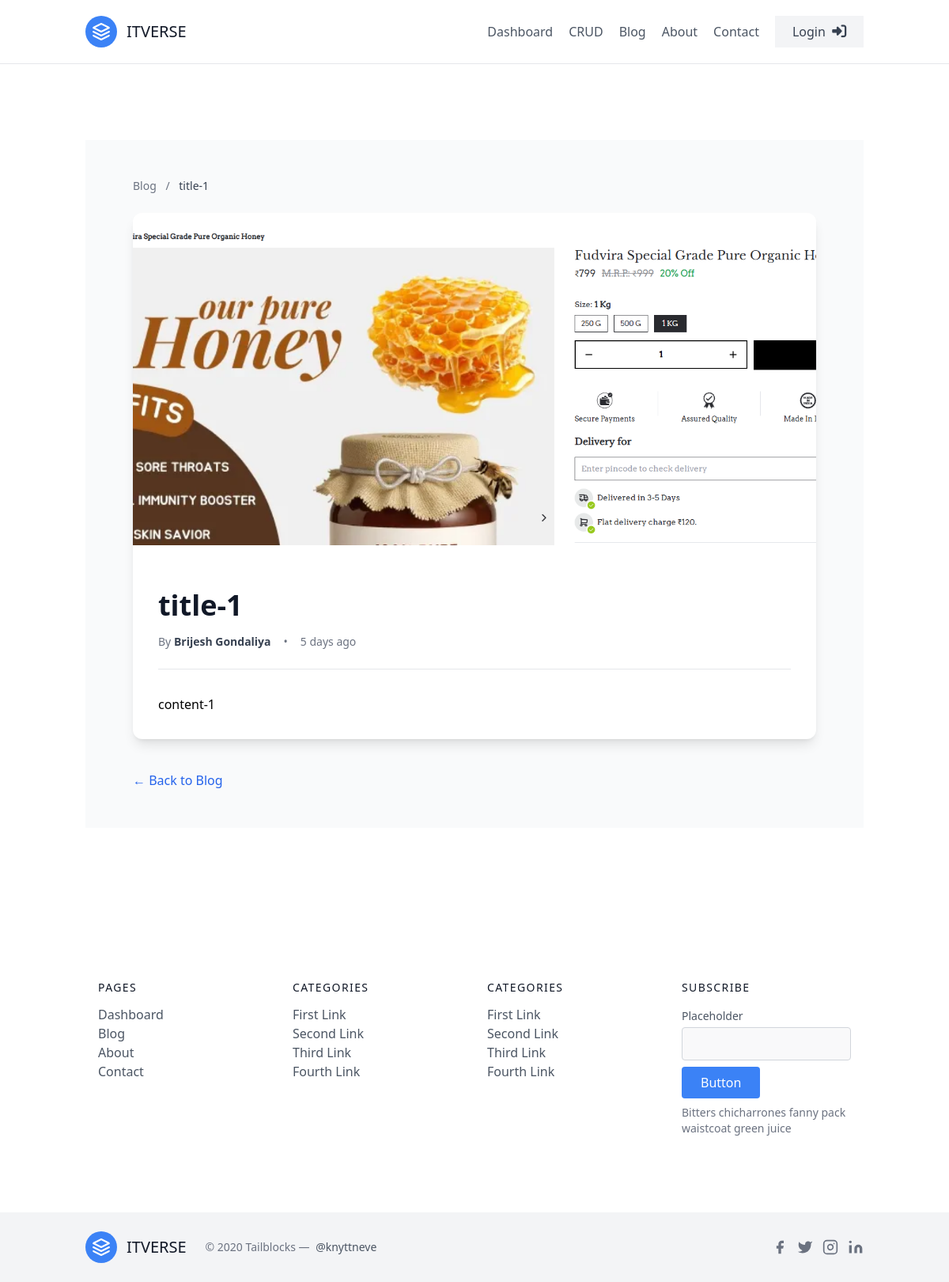
The app's page /blog-detail/be4795df-bae1-40ff-b3c2-acdba3b94267 with its own data.
### apps/dashboard/models.py (models this page shows)
class Blog(BaseClass):
    author =  models.ForeignKey(User, related_name="blogs", on_delete=models.CASCADE)
    image = models.ImageField(upload_to=blog_image_upload_path, null=True, blank=True)
    title = models.CharField(max_length=255)
    content = models.TextField()
    class Meta:
        ordering = ["-id"]   # latest first
    def __str__(self):
        return self.title

### apps/users/models.py (models this page shows, shortened)
class User(BaseClass):
    USER_TYPE_CHOICES = (
        ("buyer", "Buyer"),
        ("seller", "Seller"),
    )
    user_type = models.CharField(max_length=50, null=False, blank=False, choices=USER_TYPE_CHOICES)
    profile = models.ImageField(upload_to=profile_upload_path, default="defaults/user.png")
    fullname = models.CharField(max_length=200, null=True, blank=True, default="-")
    email = models.EmailField(max_length=100, null=False, blank=False, unique=True)
    mobile = models.CharField(max_length=100, null=False, blank=False, unique=True)
    pancard = models.FileField(upload_to=pancard_upload_path, null=False, blank=False)
    password = models.CharField(max_length=255, null=False, blank=False)
    is_active = models.BooleanField(default=False)

### apps/dashboard/views.py (the view)
# urls.py: path("blog-detail/<uuid:blog_id>", blog_detail, name="blog_detail"),
def blog_detail(request, blog_id):
    blog = Blog.objects.get(id=blog_id)
    context = {
        "blog":blog
    }
    print(context)
    return render(request, "dashboard/blog_detail.html", context)

### apps/dashboard/templates/dashboard/blog_detail.html (shortened to what this page needs)
{% extends "dashboard/base.html" %}
{% load humanize %}
{% block body %}
<section class="bg-gray-50 py-12">
  <div class="max-w-4xl mx-auto px-4">
    <nav class="text-sm text-gray-500 mb-6">
      <a href="{% url 'blog' %}" class="hover:text-blue-600">Blog</a>
      <span class="mx-2">/</span>
      <span class="text-gray-700">{{ blog.title }}</span>
    </nav>
    <article class="bg-white rounded-xl shadow-lg overflow-hidden">
      {% if blog.image %}
      <img
        src="{{ blog.image.url }}"
        alt="{{ blog.title }}"
        class="w-full h-[420px] object-cover"
      >
      {% endif %}
      <div class="p-8">
        <h1 class="text-3xl md:text-4xl font-bold text-gray-900 mb-4">
          {{ blog.title }}
        </h1>
        <div class="flex flex-wrap items-center text-sm text-gray-500 mb-6 gap-4">
          <span>By <strong class="text-gray-700">{{ blog.author.fullname }}</strong></span>
          <span>•</span>
          <span title="{{ blog.created_at|date:'M d, Y h:i A' }}">
            {{ blog.created_at|naturaltime }}
          </span>
        </div>
        <div class="border-b mb-8"></div>
        <div class="prose max-w-none prose-gray">
          {{ blog.content|safe }}
        </div>
      </div>
    </article>
    <div class="mt-10">
      <a href="{% url 'blog' %}"
         class="inline-flex items-center text-blue-600 hover:underline">
        ← Back to Blog
      </a>
    </div>
  </div>
</section>
{% endblock %}

### records on screen
Blog: title "title-1", image (picture), author.fullname "Brijesh Gondaliya", created_at "5 days ago", content "content-1"
